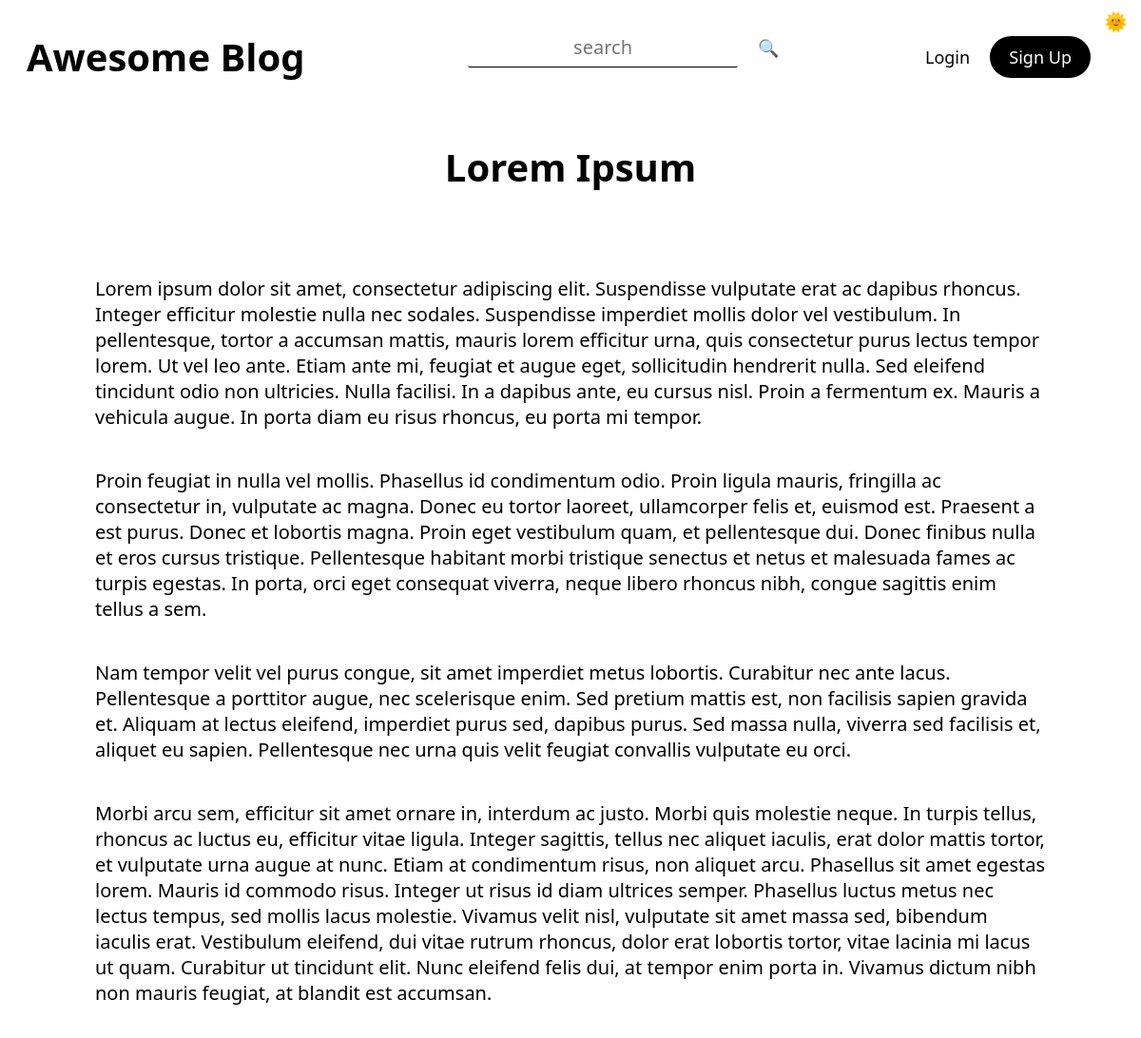
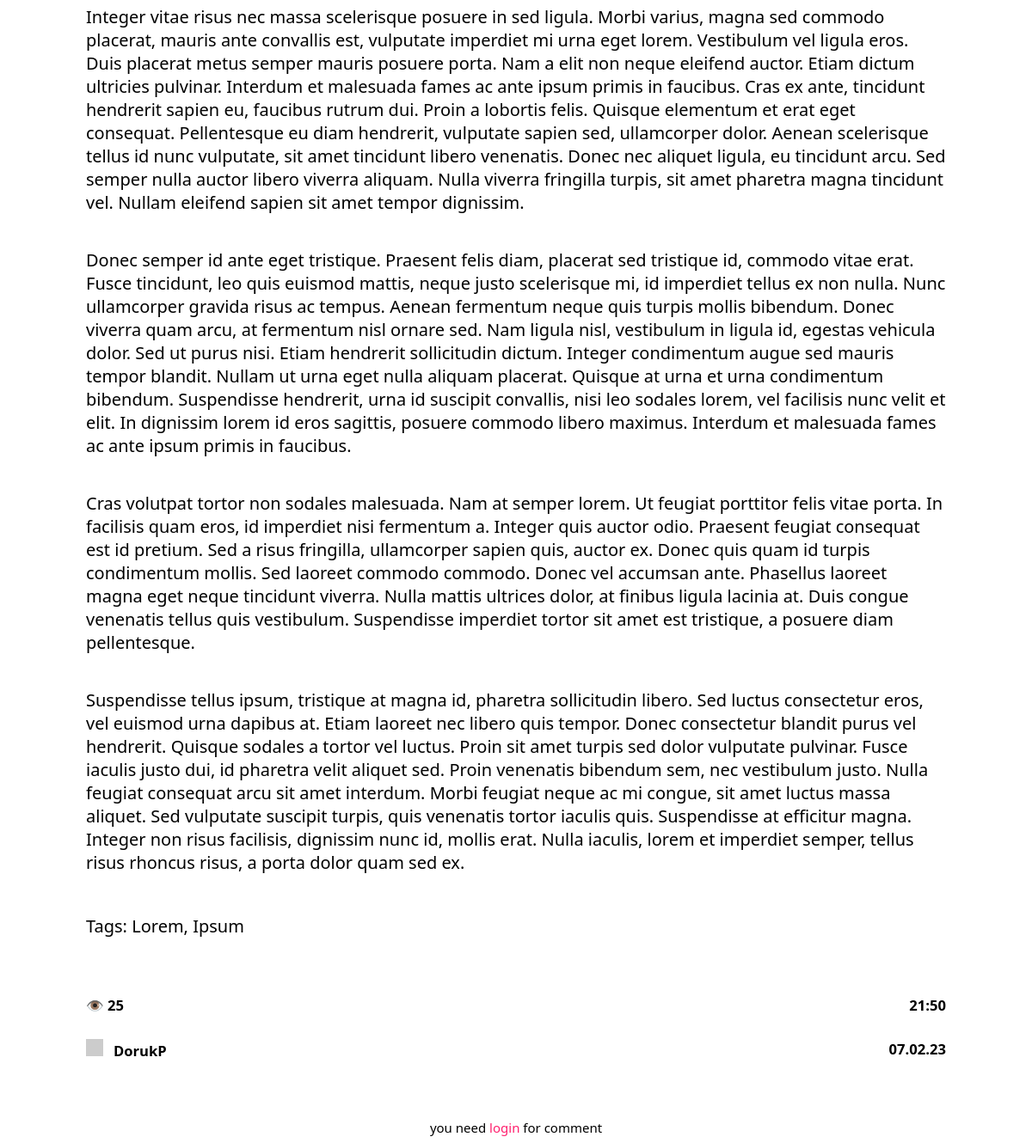
The app's page /post/4 with its own data (2 pictures, top to bottom).
### tables this page shows
CREATE TABLE "posts" (
	"id"	INTEGER NOT NULL UNIQUE,
	"title"	TEXT NOT NULL,
	"tags"	TEXT,
	"content"	TEXT NOT NULL,
	"author"	TEXT NOT NULL,
	"date"	TEXT NOT NULL,
	"time"	TEXT NOT NULL,
	"views"	TEXT,
	"lastEditDate"	TEXT,
	"lastEditTime"	TEXT,
	PRIMARY KEY("id" AUTOINCREMENT)
);

### routes/post.py (the view)
@postBlueprint.route("/post/<int:postID>", methods=["GET", "POST"])
def post(postID):
    form = commentForm(request.form)
    connection = sqlite3.connect("db/posts.db")
    cursor = connection.cursor()
    cursor.execute(f"select id from posts")
    posts = str(cursor.fetchall())
    match str(postID) in posts:
        case True:
            message("2", f'POST: "{postID}" FOUND')
            connection = sqlite3.connect("db/posts.db")
            cursor = connection.cursor()
            cursor.execute(f'select * from posts where id = "{postID}"')
            post = cursor.fetchone()
            cursor.execute(f'update posts set views = views+1 where id = "{postID}"')
            connection.commit()
            if request.method == "POST":
                comment = request.form["comment"]
                connection = sqlite3.connect("db/comments.db")
                cursor = connection.cursor()
                cursor.execute(
                    "insert into comments(post,comment,user,date,time) \
                    values(?, ?, ?, ?, ?)",
                    (
                        postID,
                        comment,
                        session["userName"],
                        currentDate(),
                        currentTime(),
                    ),
                )
                connection.commit()
                addPoints(5, session["userName"])
                flash("You earned 5 points by commenting ", "success")
                return redirect(f"/post/{postID}")
            connection = sqlite3.connect("db/comments.db")
            cursor = connection.cursor()
            cursor.execute(f'select * from comments where post = "{postID}"')
            comments = cursor.fetchall()
            return render_template(
                "post.html",
                id=post[0],
                title=post[1],
                tags=post[2],
                content=post[3],
                author=post[4],
                views=post[7],
                date=post[5],
                time=post[6],
                form=form,
                comments=comments,
            )
        case False:
            message("1", "404")
            return render_template("404.html")

### forms.py
class commentForm(Form):
    comment = TextAreaField(
        "Comment",
        [validators.Length(min=20, max=500), validators.InputRequired()],
        render_kw={"placeholder": "leave a comment"},
    )

### app.py (called while the page is built)
@app.context_processor
def utility_processor():
    getProfilePicture
    return dict(getProfilePicture=getProfilePicture)

### helpers.py (called while the page is built)
def currentDate():
    return datetime.now().strftime("%d.%m.%y")

def currentTime(seconds=False):
    match seconds:
        case False:
            return datetime.now().strftime("%H:%M")
        case True:
            return datetime.now().strftime("%H:%M:%S")

def message(color, message):
    print(
        f"\n\033[94m[{currentDate()}\033[0m"
        f"\033[95m {currentTime(True)}]\033[0m"
        f"\033[9{color}m {message}\033[0m\n"
    )
    logFile = open("log.log", "a")
    logFile.write(f"[{currentDate()}" f"|{currentTime(True)}]" f" {message}\n")
    logFile.close()

def getProfilePicture(userName):
    connection = sqlite3.connect("db/users.db")
    cursor = connection.cursor()
    cursor.execute(
        f'select profilePicture from users where lower(userName) = "{userName.lower()}"'
    )
    return cursor.fetchone()[0]

### templates/post.html (shortened to what this page needs)
{% extends 'layout.html'%} {%block head%}
<link
  rel="stylesheet"
  href="{{ url_for('static', filename='css/post.css') }}"
/>
{% endblock head %} {%block body%}
<div class="post centeredHorizontally">
  <h1 class="title">{{title}}</h1>
  <p class="content">
    {{content|safe}} <br />
    Tags: {{tags.replace(",",", ")}}
  </p>
  <div class="bottomBar">
    <div>
      <h5>👁️ {{views}}</h5>
      <a href="/user/{{author|lower}}">
        <h5 class="author">
          <img
            class="profilePicture"
            src="{{ getProfilePicture(author) }}"
          />{{author}}
        </h5></a
      >
    </div>
    <div class="dateTime">
      <h5>{{time}}</h5>
      <h5 class="date">{{date}}</h5>
    </div>
  </div>
  </div>
  <form method="post" class="commentForm">
    {% if session["userName"] %} {{form.comment(class_="comment")}}
    <button type="submit" class="btnSubmit">comment</button>
    {% else %}
    <small
      >you need
      <a href="/login/redirect=&post&{{id}}" class="linkLogin">login</a> for
      comment</small
    >
    {% endif %}
  </form>
{% endblock body %}

### static/css/general.css (style rules this page uses)
:root { --themePrimary: #000; --themeSecondary: #fff; --themeHelper: #303030; --primaryColor: #ff206e; --primaryHelper: #FF4F8C; }
* { font-family: system-ui, "Segoe UI", Roboto, Helvetica, Arial, sans-serif, "Apple Color Emoji", "Segoe UI Emoji", "Segoe UI Symbol"; color: var(--themePrimary); }
html { font-size: 125% !important; }
body { background-color: var(--themeSecondary); }
a { text-decoration: none; user-select: none; }
.centeredHorizontally { margin-left: auto; margin-right: auto; }

### static/css/post.css (style rules this page uses)
.post { display: flex; flex-direction: column; max-width: 50rem; margin-top: 1.5rem; }
.post h1 { text-align: center; }
.title { font-size: 2rem; }
.bottomBar { display: flex; align-items: stretch; justify-content: space-between; }
.linkLogin { color: var(--primaryColor); transition: 0.25s; }
small { font-size: 0.75rem; }
.commentForm { margin: 2rem auto 0 auto; display: flex; justify-content: space-between; width: fit-content; border: 1px solid var(--primaryColor); border-radius: 1rem; }
.profilePicture { margin-right: 0.6rem; }
.dateTime h5 { text-align: right; }

### static/css/navbar.css (style rules this page uses)
.profilePicture { height: 1rem; width: 1rem; display: inline-block; }

### static/css/editor.css (style rules this page uses)
:root { --ck-border-radius: 1rem; --ck-font-size-base: 1rem; --ck-custom-background: hsl(270, 1%, 29%); --ck-custom-foreground: hsl(255, 3%, 18%); --ck-custom-border: hsl(300, 1%, 22%); --ck-custom-white: var(--light); --ck-color-base-foreground: var(--ck-custom-background); --ck-color-focus-border: hsl(208, 90%, 62%); --ck-color-text: hsl(0, 0%, 98%); --ck-color-shadow-drop: hsla(0, 0%, 0%, 0.2); --ck-color-shadow-inner: hsla(0, 0%, 0%, 0.1); --ck-color-button-default-background: var(--ck-custom-background); --ck-color-button-default-hover-background: hsl(270, 1%, 22%); --ck-color-button-default-active-background: hsl(270, 2%, 20%); --ck-color-button-default-active-shadow: hsl(270, 2%, 23%); --ck-color-button-default-disabled-background: var(--ck-custom-background); --ck-color-button-on-background: var(--ck-custom-foreground); --ck-color-button-on-hover-background: hsl(255, 4%, 16%); --ck-color-button-on-active-background: hsl(255, 4%, 14%); --ck-color-button-on-active-shadow: hsl(240, 3%, 19%); --ck-color-button-on-disabled-background: var(--ck-custom-foreground); --ck-color-button-action-background: hsl(168, 76%, 42%); --ck-color-button-action-hover-background: hsl(168, 76%, 38%); --ck-color-button-action-active-background: hsl(168, 76%, 36%); --ck-color-button-action-active-shadow: hsl(168, 75%, 34%); --ck-color-button-action-disabled-background: hsl(168, 76%, 42%); --ck-color-button-action-text: var(--ck-custom-white); --ck-color-button-save: hsl(120, 100%, 46%); --ck-color-button-cancel: hsl(15, 100%, 56%); --ck-color-dropdown-panel-background: var(--ck-custom-background); --ck-color-dropdown-panel-border: var(--ck-custom-foreground); --ck-color-split-button-hover-background: var(--ck-color-button-default-hover-background); --ck-color-split-button-hover-border: var(--ck-custom-foreground); --ck-color-input-background: var(--ck-custom-background); --ck-color-input-border: hsl(257, 3%, 43%); --ck-color-input-text: hsl(0, 0%, 98%); --ck-color-input-disabled-background: hsl(255, 4%, 21%); --ck-color-input-disabled-border: hsl(250, 3%, 38%); --ck-color-input-disabled-text: hsl(0, 0%, 78%); --ck-color-labeled-field-label-background: var(--ck-custom-background); --ck-color-list-background: var(--ck-custom-background); --ck-color-list-button-hover-background: var(--ck-custom-foreground); --ck-color-list-button-on-background: hsl(208, 88%, 52%); --ck-color-list-button-on-text: var(--ck-custom-white); --ck-color-panel-background: var(--ck-custom-background); --ck-color-panel-border: var(--ck-custom-border); --ck-color-toolbar-background: var(--ck-custom-background); --ck-color-toolbar-border: var(--ck-custom-border); --ck-color-tooltip-background: hsl(252, 7%, 14%); --ck-color-tooltip-text: hsl(0, 0%, 93%); --ck-color-image-caption-background: hsl(0, 0%, 97%); --ck-color-image-caption-text: hsl(0, 0%, 20%); --ck-color-widget-blurred-border: hsl(0, 0%, 87%); --ck-color-widget-hover-border: hsl(43, 100%, 68%); --ck-color-widget-editable-focus-background: var(--ck-custom-white); --ck-color-link-default: hsl(190, 100%, 75%); }

### templates/post.html (style rules this page uses)
.commentForm { border: none; }

### records on screen
posts: title "Lorem Ipsum", content "Lorem ipsum dolor sit amet, consectetur adipiscing elit. Suspendisse vulputate erat ac dapibus rhoncus. Integer efficitur molestie nulla nec sodales. Suspendisse imperdiet mollis dolor vel vestibulum. In pellentesque, tortor a accumsan mattis, mauris lorem efficitur urna, quis consectetur purus lectus tempor lorem. Ut vel leo ante. Etiam ante mi, feugiat et augue eget, sollicitudin hendrerit nulla. Sed eleifend tincidunt odio non ultricies. Nulla facilisi. In a dapibus ante, eu cursus nisl. Proin a fermentum ex. Mauris a vehicula augue. In porta diam eu risus rhoncus, eu porta mi tempor. Proin feugiat in nulla vel mollis. Phasellus id condimentum odio. Proin ligula mauris, fringilla ac…", replace "Lorem, Ipsum", views "25", author "DorukP", time "21:50", date "07.02.23"
